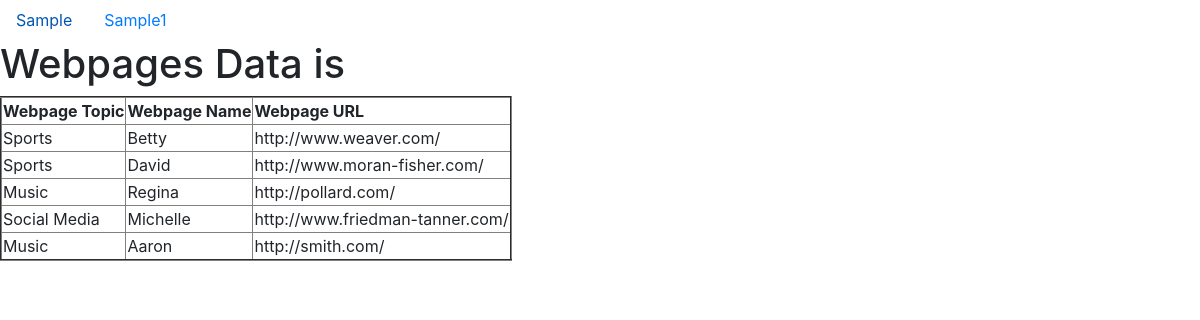
/myapp/topics/, run on the app's committed database.
### myapp/models.py (models this page shows, shortened)
class Webpage(models.Model):
    top_name=models.ForeignKey(Topic,on_delete=models.CASCADE)
    name=models.CharField(max_length=50,primary_key=True)
    url=models.URLField(unique=True)

class Topic(models.Model):
    top_name=models.CharField(max_length=120,primary_key=True)
    def __str__(self):
        return self.top_name

### myapp/views.py (the view)
# urls.py: path("topics/",views.display_topics,name="topics"),
def display_topics(request):
    data_topic=Webpage.objects.filter(Q(url__startswith="http:") & Q(url__endswith=".com/"))
    return render(request,"filter_demo.html",context={'Webpages':data_topic})

### templates/filter_demo.html
{% extends "base.html" %}
{% load static %}
{% block body_block %}
{% if  Webpages %}
<h1>Webpages Data is </h1>
<table border="2pt">
    <tr>
     <th>Webpage Topic</th>
      <th>Webpage Name</th>
      <th>Webpage URL</th>
    </tr>
    {% for webpage in Webpages %}
    <tr>
      <td>{{webpage.top_name}}</td>
      <td>{{webpage.name}}</td>
      <td>{{webpage.url}}</td>
    </tr>
    {% endfor %}
</table>
{% else %}
  <h1>No Data Found</h1>
{% endif %}
{% endblock %}

### templates/base.html (shortened to what this page needs)
{% load static %}
<!DOCTYPE html>
<html lang="en">
<head>
    <link rel="stylesheet" href="https://stackpath.bootstrapcdn.com/bootstrap/4.4.1/css/bootstrap.min.css">
</head>
<body>
    <ul class="nav">
        <li class="nav-item">
          <a class="nav-link active" href="{% url 'myapp:demo1' %}">Sample</a>
        </li>
        <li class="nav-item">
          <a class="nav-link" href="{% url 'myapp:demo2' %}">Sample1</a>
        </li>
      </ul>
      {% block body_block %}
      {% endblock body_block %}
</body>
</html>

### data on the page
Webpage: top_name "Sports", name "Betty", url "http://www.weaver.com/"
Webpage: top_name "Sports", name "David", url "http://www.moran-fisher.com/"
Webpage: top_name "Music", name "Regina", url "http://pollard.com/"
Webpage: top_name "Social Media", name "Michelle", url "http://www.friedman-tanner.com/"
Webpage: top_name "Music", name "Aaron", url "http://smith.com/"
